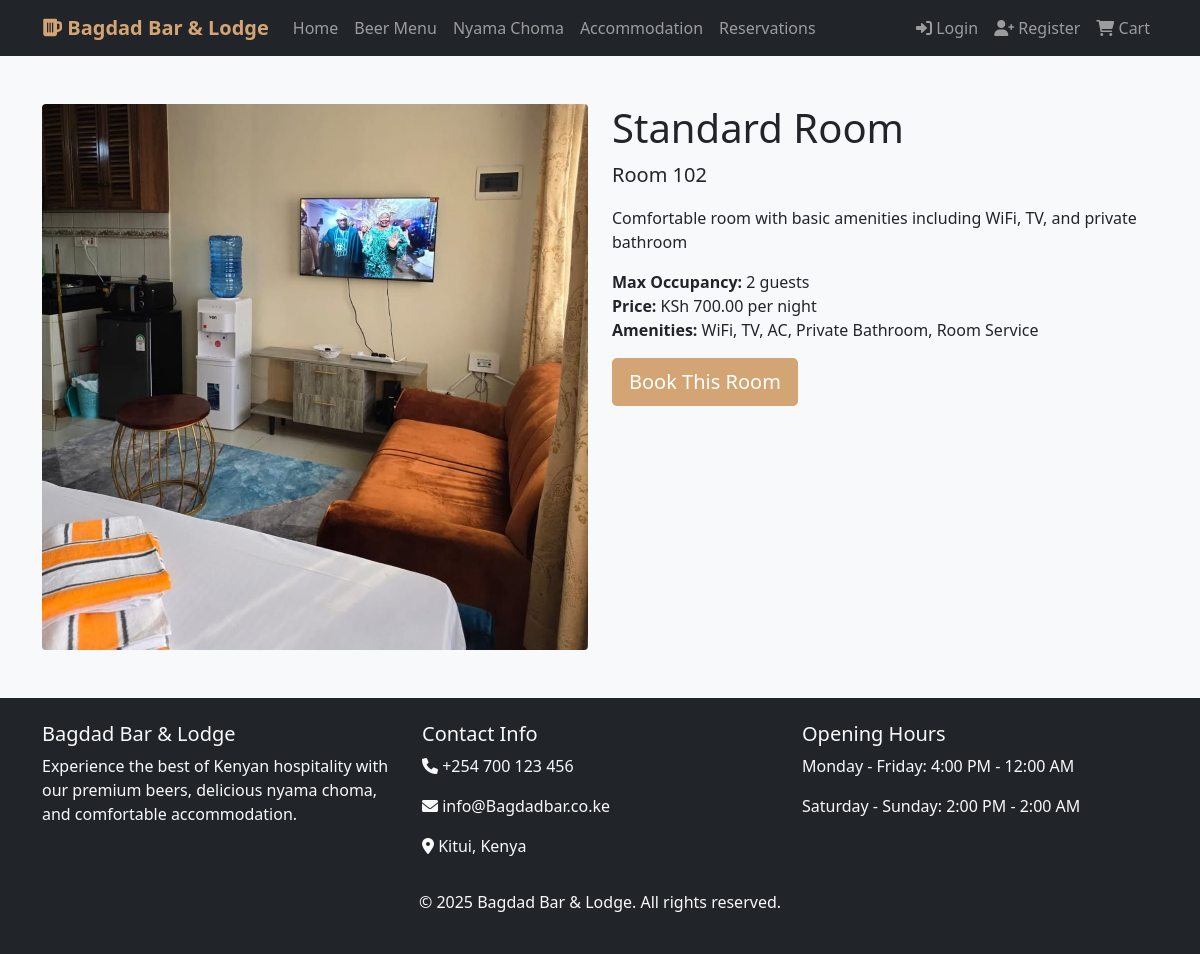
/accommodation/room/2/, run on the app's committed database.
### accommodation/models.py (models this page shows, shortened)
class Room(models.Model):
    room_number = models.CharField(max_length=10, unique=True)
    room_type = models.ForeignKey(RoomType, on_delete=models.CASCADE)
    is_available = models.BooleanField(default=True)
    amenities = models.TextField(help_text="List amenities separated by commas")
    image = models.ImageField(upload_to='rooms/', blank=True)

class RoomType(models.Model):
    name = models.CharField(max_length=100)
    description = models.TextField()
    base_price = models.DecimalField(max_digits=8, decimal_places=2)
    max_occupancy = models.IntegerField()

### accommodation/views.py (the view)
# urls.py: path('room/<int:room_id>/', views.room_detail, name='room_detail'),
def room_detail(request, room_id):
    room = get_object_or_404(Room, id=room_id)
    context = {'room': room}
    return render(request, 'accommodation/room_detail.html', context)

### templates/accommodation/room_detail.html
{% extends 'base.html' %}
{% block content %}
<div class="container my-5">
    <div class="row">
        <div class="col-md-6">
            {% if room.image %}
                <img src="{{ room.image.url }}" class="img-fluid rounded" alt="{{ room.room_type.name }}">
            {% else %}
                <div class="bg-light d-flex align-items-center justify-content-center rounded" style="height: 400px;">
                    <i class="fas fa-bed fa-5x text-muted"></i>
                </div>
            {% endif %}
        </div>
        <div class="col-md-6">
            <h1>{{ room.room_type.name }}</h1>
            <p class="lead">Room {{ room.room_number }}</p>
            <p>{{ room.room_type.description }}</p>
            <ul class="list-unstyled">
                <li><strong>Max Occupancy:</strong> {{ room.room_type.max_occupancy }} guests</li>
                <li><strong>Price:</strong> KSh {{ room.room_type.base_price }} per night</li>
                <li><strong>Amenities:</strong> {{ room.amenities }}</li>
            </ul>
            {% if room.is_available %}
                <a href="{% url 'accommodation:book_room' room.id %}" class="btn btn-primary btn-lg">Book This Room</a>
            {% else %}
                <button class="btn btn-secondary btn-lg" disabled>Room Not Available</button>
            {% endif %}
        </div>
    </div>
</div>
{% endblock %}

### templates/base.html (style rules this page uses)
.btn-primary { background-color: #d4a574; border-color: #d4a574; }
body { background-color: #f8f9fa; }

### data on the page
Room: image (picture), room_type.name "Standard Room", room_number "102", room_type.description "Comfortable room with basic amenities including WiFi, TV, and private bathroom", room_type.max_occupancy "2", room_type.base_price "700.00", amenities "WiFi, TV, AC, Private Bathroom, Room Service"
